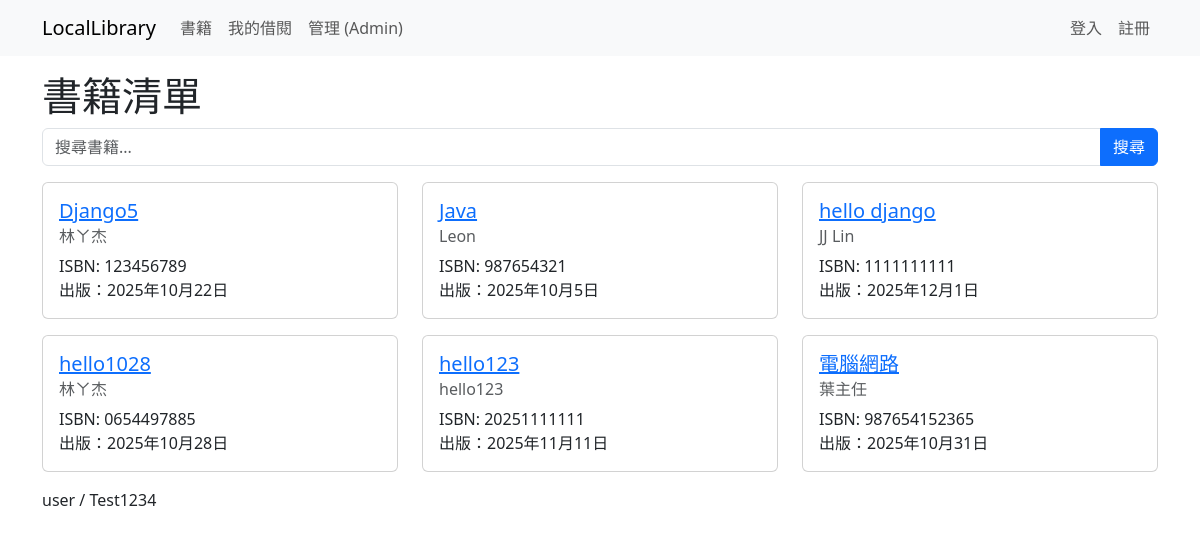
The app's page /, older data.
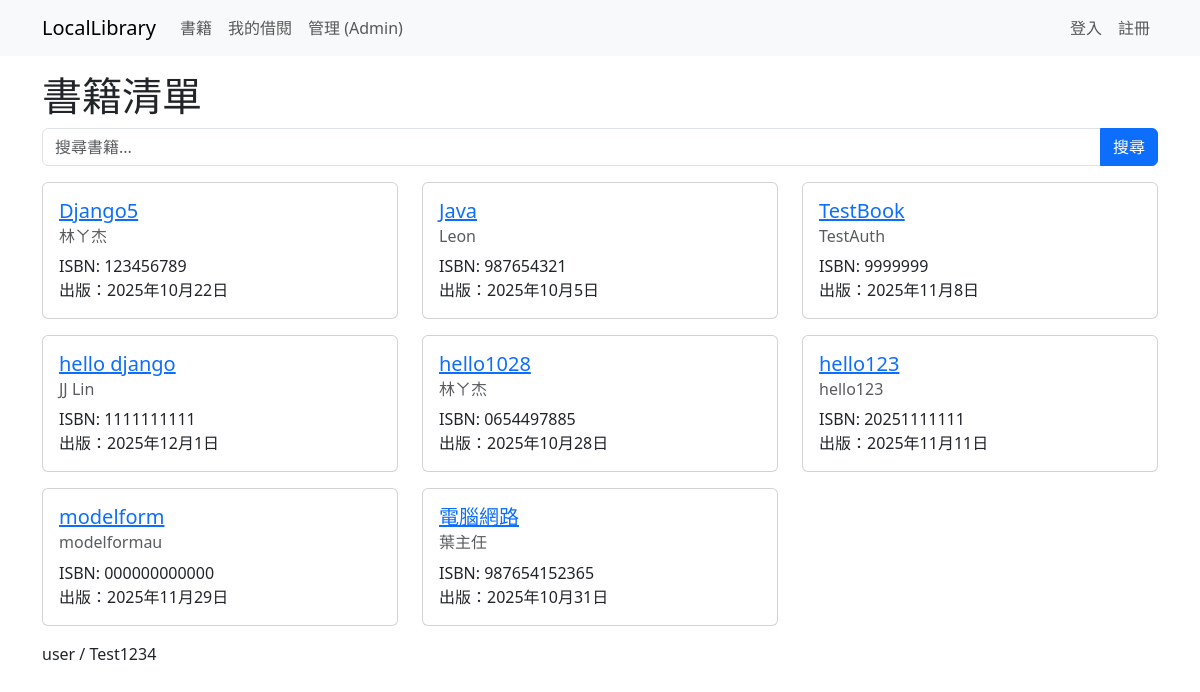
The same page, newer data.
### catalog/models.py (models this page shows, shortened)
class Book(models.Model):
    title = models.CharField(max_length=200, verbose_name="隨便來個書名")
    author = models.CharField(max_length=100, verbose_name="不知作者")
    isbn = models.CharField('ISBN', max_length=13, unique=True)
    published_date = models.DateField(null=True, blank=True, verbose_name="出版日期")

### catalog/views.py (the view)
# urls.py: path('', views.book_list, name='home'),
def book_list(request):
    books = Book.objects.all().order_by('title')
    return render(request, 'book_list.html', {'books': books})

### templates/book_list.html (shortened to what this page needs)
{% extends "base.html" %}
{% block content %}
  <h1>書籍清單</h1>
  <div class="mb-3">
    <form method="get" action="{% url 'book_search' %}">
      <div class="input-group">
        <input type="text" name="q" class="form-control" placeholder="搜尋書籍..." value="{{ query|default:'' }}">
        <button class="btn btn-primary" type="submit">搜尋</button>
      </div>
    </form>
  </div>
  <div class="row">
    {% for book in books %}
      <div class="col-sm-6 col-lg-4 mb-3">
        <div class="card">
          <div class="card-body">
            <h5 class="card-title">
              <a href="{{ book.id }}">{{ book.title }}</a>
            </h5>
            <h6 class="card-subtitle mb-2 text-muted">{{ book.author }}</h6>
            <p class="card-text">ISBN: {{ book.isbn }}<br>出版：{{ book.published_date }}</p>
          </div>
        </div>
      </div>
    {% empty %}
      <p>目前沒有書籍。</p>
    {% endfor %}
  </div>
{% endblock %}

### templates/base.html (shortened to what this page needs)
<!doctype html>
<html lang="zh-Hant">
  <head>
    <link href="https://cdn.jsdelivr.net/npm/bootstrap@5.3.0/dist/css/bootstrap.min.css" rel="stylesheet">
  </head>
  <body>
    <nav class="navbar navbar-expand-lg navbar-light bg-light mb-3">
      <div class="container">
        <a class="navbar-brand" href="">LocalLibrary</a>
        <div class="collapse navbar-collapse">
          <ul class="navbar-nav me-auto">
            <li class="nav-item"><a class="nav-link" href="{% url 'book_list' %}">書籍</a></li>
            <li class="nav-item"><a class="nav-link" href="">我的借閱</a></li>
            <li class="nav-item"><a class="nav-link" href="/admin/">管理 (Admin)</a></li>
          </ul>
          <ul class="navbar-nav">
            {% if user.is_authenticated %}
              <li class="nav-item">
                <span class="nav-link">
                  Hi, {{ user.username }}
                  {% if user.profile.profile_picture %}
                    <img src="{{ user.profile.profile_picture.url }}" alt="Profile Picture" style="width: 30px; height: 30px; border-radius: 50%;">
                  {% endif %}
                </span>
              </li>
              <li class="nav-item"><a class="nav-link" href="{% url 'logout' %}">登出</a></li>
            {% else %}
              <li class="nav-item"><a class="nav-link" href="{% url 'login' %}">登入</a></li>
              <li class="nav-item"><a class="nav-link" href="{% url 'register' %}">註冊</a></li>
            {% endif %}
          </ul>
        </div>
      </div>
    </nav>
    <div class="container">
      {% block content %}{% endblock %}
      <div class='info'>
      user / Test1234
      </div>
    </div>
  </body>
</html>

Row changes from the older to the newer data that the page shows:
added Book: title "TestBook", author "TestAuth", isbn "9999999", published_date "2025年11月8日"
added Book: title "modelform", author "modelformau", isbn "000000000000", published_date "2025年11月29日"
